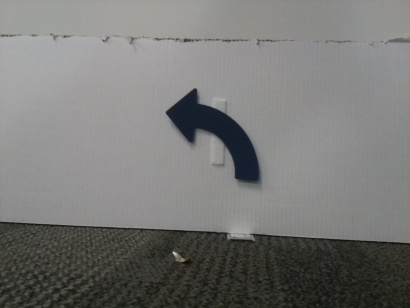
#> input picture 2022Simgs/104.jpg, 410 x 308 px, given in place of 3.jpg, which was not available
$ python bot_vision.py
#> lines starting #> are read from the running program, lines starting #| are printed output that depends on the picture; after the words box and inside, x2 and y2 are one past the last pixel; in counts of white or black regions, pixels touching at a corner belong together; pictures that were not available may be replaced by others from this repository, and a replacement may not be noted
#> (reads 2022Simgs/train.txt from the repository)
#> further down, img is the input picture: shape (308, 410, 3); mean B, G, R 118.2, 120, 120
#!/usr/bin/env python3

import cv2
import csv
import numpy as np
import pickle


### Get image directory from user
# img_dir = input("Please enter the image directory: ")
# f_type = input("Please enter the file type: ")

img_dir = '2022Simgs'
f_type = 'jpg'
### Load training images and labels

imageDirectory = './'+img_dir+'/'
file_type = '.'+f_type

def crop_img(img_path:str, thres_area:int, crop_size:tuple)->np.array:
    """Perform data preprocessing on image. Find all the contour in an image then crop based on the
        convex contour that exceeds a given threshold area. Returns a black image if no good
        contour is detected.

        Args:
            img_path  :   (str) representing the path of the input image
            thres_area:   (int) representing the minimum area for which to consider a contour as valid
            crop_size :   (int,int) representing the size of the desired cropped image
        Returns:
            crop_img  :   (inp_size,3) np.array representing the output image
            cnt_img   :   (img.shape) np.array representing the original image with contours
        """
#> called with img_path = './2022Simgs/3.jpg', thres_area = 1500, crop_size = (64, 64)
    img = cv2.imread(img_path)

    # convert the image to a binary image and apply median filter to smoothe the edges.
    gray = cv2.medianBlur(cv2.cvtColor(img, cv2.COLOR_RGB2GRAY), 5)
    (thresh, blackAndWhiteImage) = cv2.threshold(gray, 90, 255, cv2.THRESH_BINARY)
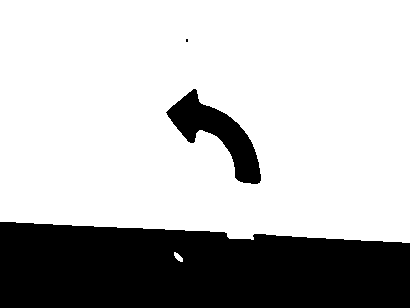
#> blackAndWhiteImage: shape (308, 410); 72.9% white; 3 black regions (1 under 20 px), largest, box (x1, y1, x2, y2) and area: (0, 222, 410, 308) 30964, (166, 89, 261, 184) 3273

    # Find contours, based on the edges detected on the binary image
    edges = cv2.Canny(blackAndWhiteImage, 50, 200)
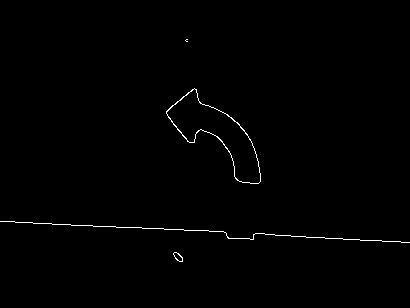
#> edges: shape (308, 410); 0.63% white in thin lines or dots, all inside (x1, y1, x2, y2) = (0, 39, 410, 262)
    contours, hierarchy = cv2.findContours(edges.copy(), cv2.RETR_EXTERNAL, cv2.CHAIN_APPROX_SIMPLE)
#> contours = 4 contours, 2 with area under 20; largest, box (x1, y1, x2, y2) and area: (166, 88, 261, 184) 3288, (173, 252, 183, 262) 50
    sorted_contours = sorted(contours, key=cv2.contourArea, reverse=True)
#> sorted_contours has the same summary as contours

    closed_contours = []
    enter=False
    for c in sorted_contours:
        x, y, w, h = cv2.boundingRect(c)
        cropped_contour = img[y:y + h, x:x + w]
        # print('contour area',cv2.contourArea(c))
        if cv2.contourArea(c)>=thres_area:
            closed_contours.append(c)
            if enter==False:
                enter=True
                crop_img=cropped_contour
        else:
            pass
#> this loop made 4 passes
#> (x, y, w, h) on pass 1: (166, 88, 95, 96)
#> (x, y, w, h) on passes 2 to 4: (173, 252, 10, 10), (0, 221, 410, 22), (185, 39, 3, 3)
#> pass 1, in crop_img, `cropped_contour = img[y:y + h, x:x + w]`:
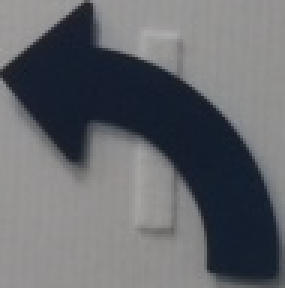
#> cropped_contour: shape (96, 95, 3) (shown 3 times larger); mean B, G, R 108.2, 103.8, 101.4
#> pass 3, in crop_img, `cropped_contour = img[y:y + h, x:x + w]`:
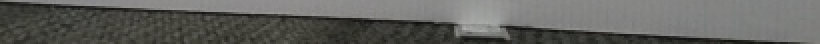
#> cropped_contour: shape (22, 410, 3) (shown 2 times larger); mean B, G, R 94.2, 97.7, 97.6
#> after the loop, closed_contours = 1 contour; box (x1, y1, x2, y2) and area: (166, 88, 261, 184) 3288; enter = True
    if len(closed_contours) ==0:
        crop_img = np.zeros(img.shape)
    # print('Image {}, Number of contours {}'.format(i,len(closed_contours)))

    # draw contour on the image
    cnt_img = img.copy()
#> (the run stopped early here; a loop or call above may not have finished)
